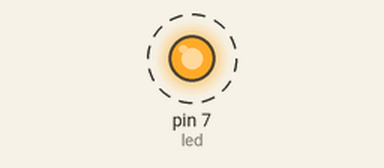
Simulated run of this sketch. Board: Arduino Uno, built with avr-gcc and run on an emulated ATmega328P. Parts: output pins drawn as LEDs (lit = HIGH). Dashed ring = blinking.

Above: at 0.4 s.
Timing chart, 0 to 4.6 s (numbered marks = the images above):
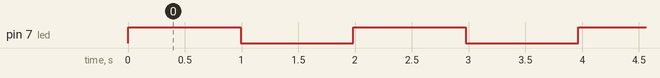

The sketch:

led_timer1.ino
```cpp
#include <avr/io.h>
#define led PIND7

int deger=0;

ISR(TIMER1_COMPA_vect){

  deger++;
  if(deger==1000)
  {
     PORTD ^=(1<<led);
     deger=0;
      //   PORTD ^=(1<<PIND4);

  }


   }


int main(void)
{


//1<<0 Bu kod 0.biti yakmak için.
DDRD |=(1<<led);//LED1 OUTPUT

PORTD |=(1<<led);//LED1 YANAR


//CTC MOD VE PRESCALER AYARLARI.256 prescaler
TCCR1A &= ~(1<<WGM11);
TCCR1A &= ~(1<<WGM10);

TCCR1B &= ~(1<<WGM13);
TCCR1B |= (1<<WGM12);
TCCR1B |= (1<<CS12);
TCCR1B &= ~(1<<CS11);
TCCR1B &= ~(1<<CS10);


//CTC MOD VE PRESCALER AYARLARI.

OCR1A=61; // 1 snde bir ISR YE girer.62499

while(1)
{

TIMSK1 |=(1<<OCIE1A);//interrupt aktif..
sei();


}


}
```

Measured:
- by itself, pin 7 (led): alternates HIGH for 0.99 s and LOW for 0.99 s
